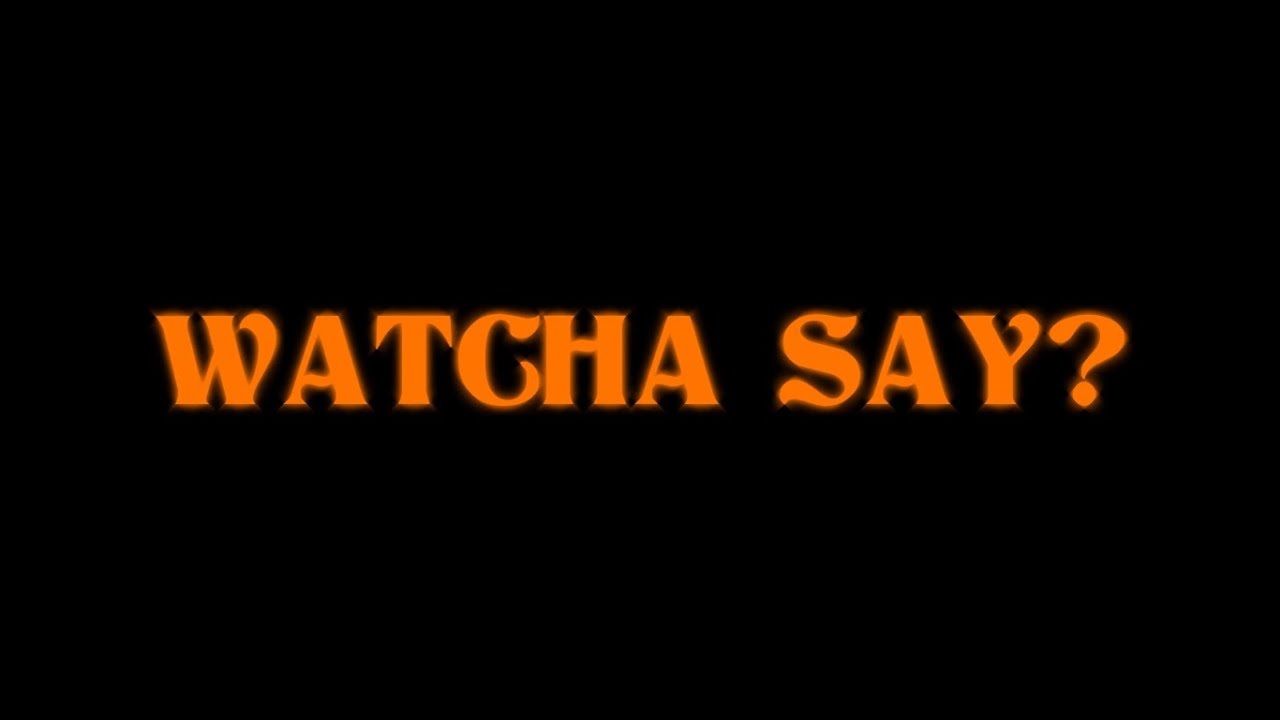
#> input picture CHAPTER7/images/morph.JPG, 1280 x 720 px, found by its file name
$ python 15.dilate.py
#> lines starting #> are read from the running program, lines starting #| are printed output that depends on the picture; after the words box and inside, x2 and y2 are one past the last pixel; in counts of white or black regions, pixels touching at a corner belong together
import numpy as np, cv2

def dilate(img, mask):
    dst = np.zeros(img.shape, np.uint8)
    if mask is None: mask = np.ones((3, 3), np.uint8)
    ycenter, xcenter = np.divmod(mask.shape[:2], 2)[0]

    for i in range(ycenter, img.shape[0] - ycenter):
        for j in range(xcenter, img.shape[1] - xcenter):
            y1, y2 = i - ycenter, i + ycenter + 1
            x1, x2 = j - xcenter, j + xcenter + 1
            roi = img[y1:y2, x1:x2]
            temp = cv2.bitwise_and(roi, mask)   # 중요 부분
            cnt = cv2.countNonZero(temp)    # 중요 부분
            dst[i, j] = 0 if (cnt == 0) else 255
    return dst

image = cv2.imread("images/morph.jpg", cv2.IMREAD_GRAYSCALE)
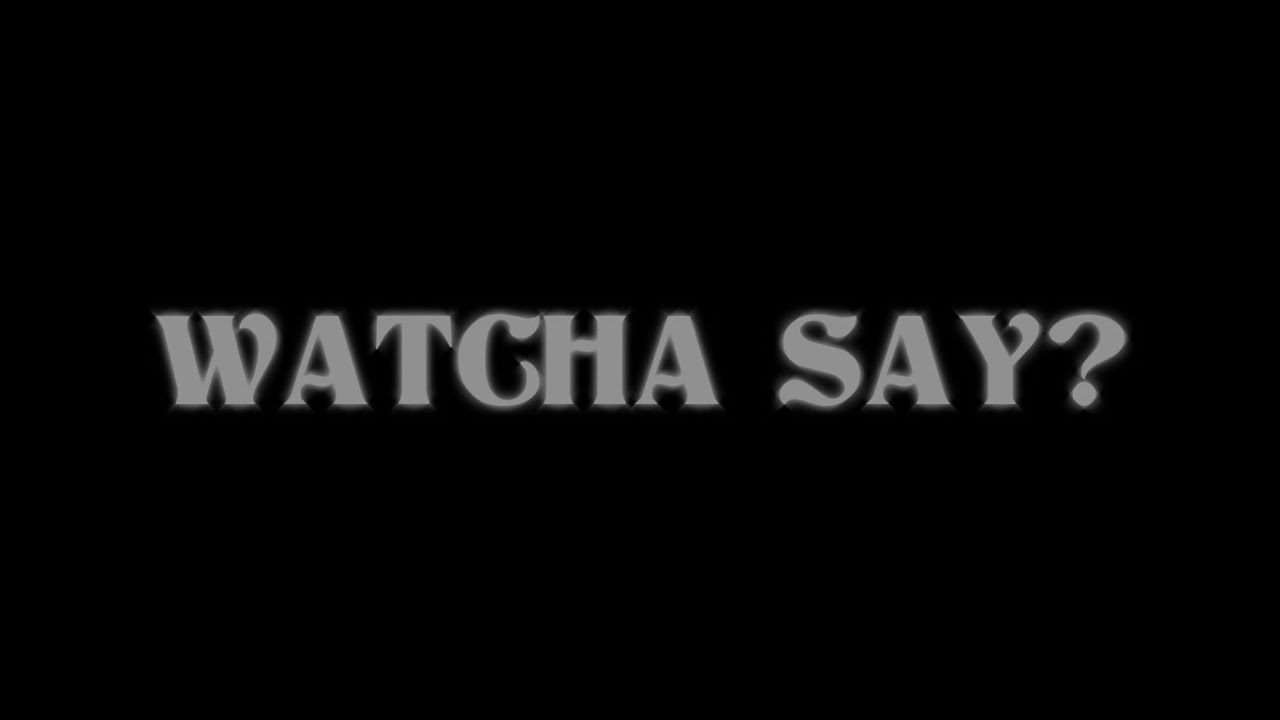
#> image: shape (720, 1280); min 0, max 154, mean 7.7
if image is None: raise Exception("영상파일 읽기 오류")

mask = np.array([[0, 1, 0],
                 [1, 1, 1],
                 [0, 1, 0]]).astype('uint8')
th_img = cv2.threshold(image, 128, 255, cv2.THRESH_BINARY)[1]
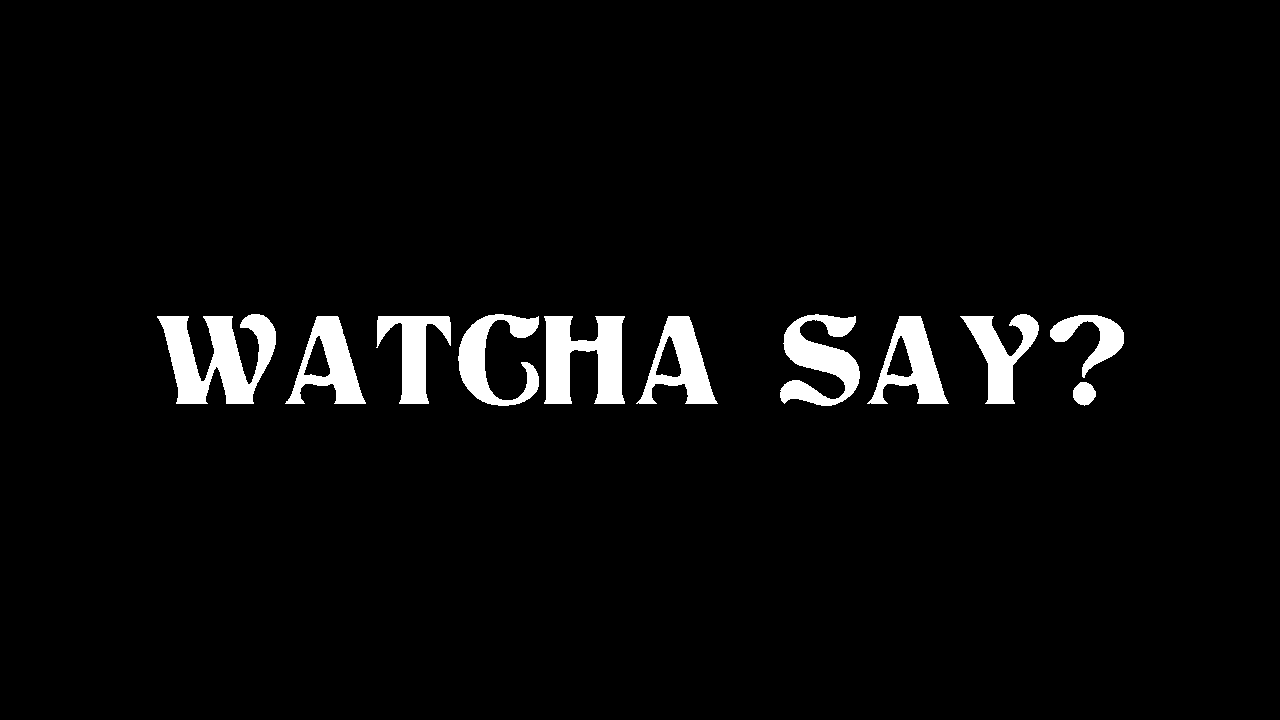
#> th_img: shape (720, 1280); 3.8% white; 11 white regions, largest, box (x1, y1, x2, y2) and area: (157, 314, 276, 404) 5893, (544, 316, 625, 404) 4630, (780, 314, 860, 406) 3903
dst1 = dilate(th_img, mask)
#> after the loop in dilate, `for i in range(ycenter, img.shape[0] - ycenter):`:
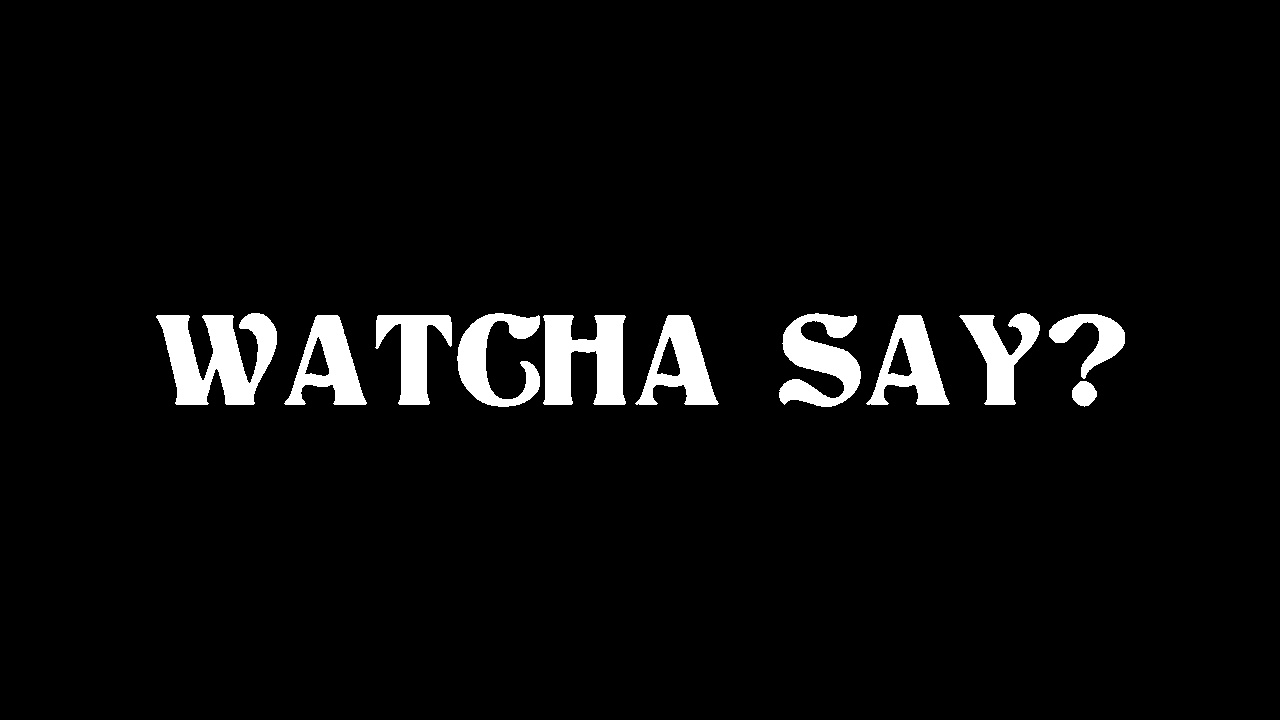
#> dst: shape (720, 1280); 4.3% white; 11 white regions, largest, box (x1, y1, x2, y2) and area: (156, 313, 277, 405) 6560, (543, 315, 626, 405) 5126, (779, 313, 861, 407) 4383
dst2 = cv2.dilate(th_img, mask)
# dst2 = cv2.morphologyEx(th_img, cv2.MORPH_DILATE, mask)

cv2.imshow("User dilate", dst1)
cv2.imshow("OpenCV dilate", dst2)
cv2.waitKey(0)
